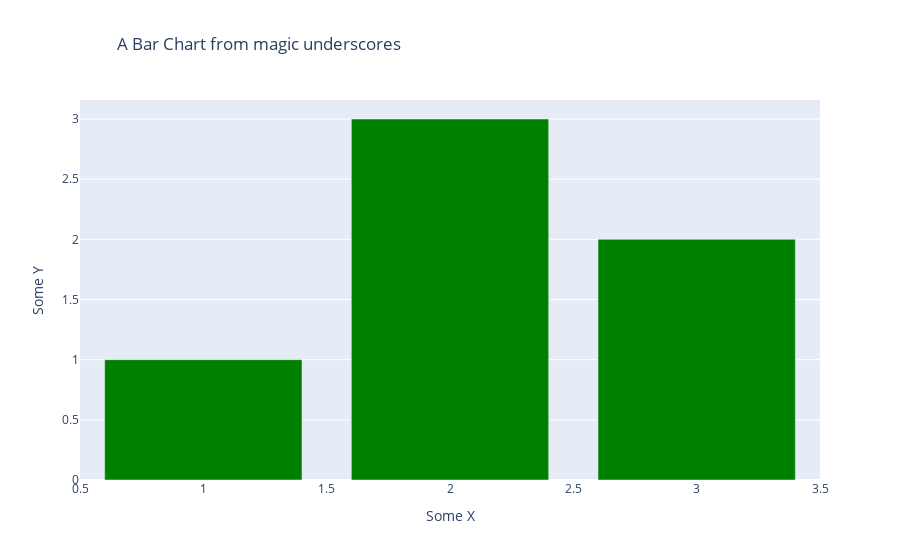

The code cell stored with this chart in its notebook:
### Markdown cell above
# Bar chart
Here is how a simple bar chart looks like with magic underscores

### Code cell
# prepare the data list
data = [dict(
        type='bar',
        x=[1, 2, 3],
        y=[1, 3, 2]
    )]

# the data list can be prepared also using go.Bar
x=[1, 2, 3]
y=[1, 3, 2]
data=[go.Bar(
        x=x,
        y=y,
        marker_color='green',
        hovertemplate="Some X=%{x}<br>Some Y=%{y}"
        # hoverlabel={'x': 'Some X', 'y':'Some Y'}
)]



# prepare the layout dictionary
title = "A Bar Chart from magic underscores"

fig = go.Figure(data=data, 
                layout_title_text=title,
                layout_title_xref='paper',
                layout_xaxis_title='Some X',
                layout_yaxis_title='Some Y'
                )
fig.show(renderer='jupyterlab')

### Figure 1 — Plotly figure (JSON) as saved in the notebook; plotly's stock layout.template omitted (floating-point values rounded to 4 significant figures)
{"data": [{"hovertemplate": "Some X=%{x}<br>Some Y=%{y}", "marker": {"color": "green"}, "type": "bar", "x": [1, 2, 3], "y": [1, 3, 2]}], "layout": {"autosize": true, "title": {"text": "A Bar Chart from magic underscores", "xref": "paper"}, "xaxis": {"autorange": true, "range": [0.5, 3.5], "title": {"text": "Some X"}, "type": "linear"}, "yaxis": {"autorange": true, "range": [0, 3.158], "title": {"text": "Some Y"}, "type": "linear"}}}
